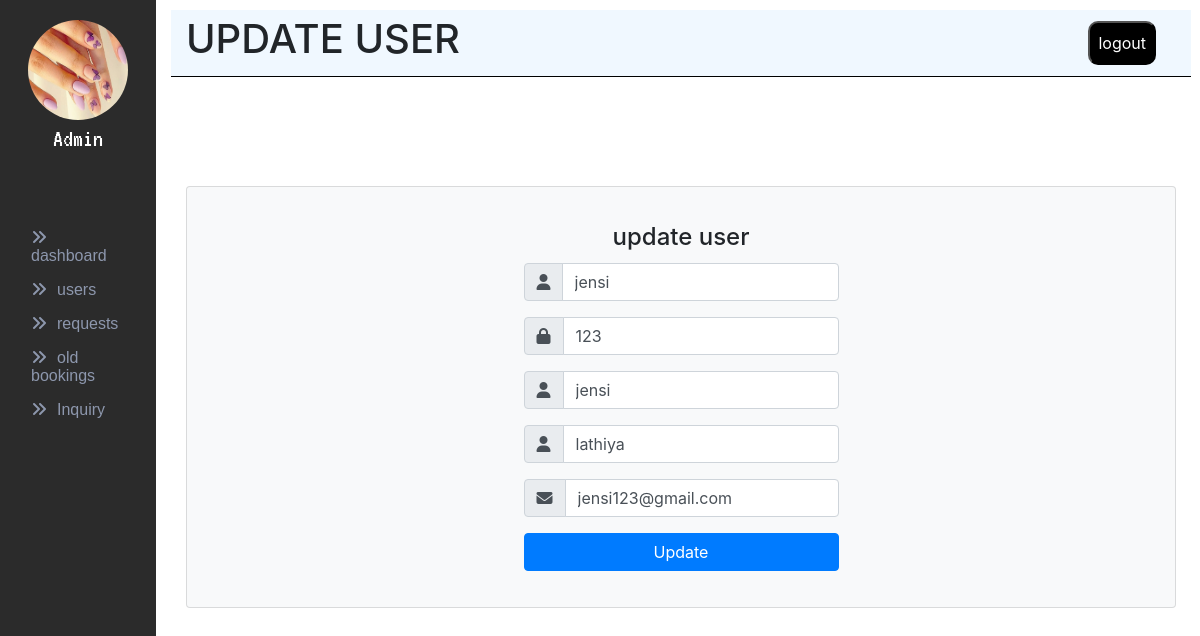
Screenshot of /admin/edit.php?edit=jensi (signed in) with the database file from the repository.
### tables this page shows
CREATE TABLE `users` (
  `username` varchar(20) NOT NULL,
  `password` varchar(20) NOT NULL,
  `firstname` varchar(20) NOT NULL,
  `lastname` varchar(20) NOT NULL,
  `email` varchar(30) NOT NULL,
  `profileimg` varchar(50) NOT NULL
);

### admin/edit.php (the view, shortened to what this page needs)
<?php
    if(isset($_SESSION["adminuser"])){
        include("config.php");
        if(isset($_GET["edit"])){
            $user = $_GET["edit"];
            $query = "select * from users where username = '$user'";
            $result = mysqli_query($con,$query);
            foreach($result as $row){
                $username = $_GET["edit"];
                $password = $row["password"];
                $first = $row["firstname"];
                $last = $row["lastname"];
                $email = $row["email"];
            }
        }
            ?>
<!DOCTYPE html>
<html lang="en">
<head>
    <link rel="stylesheet" href="users.css">
    <link rel="stylesheet" href="edit.css">
    <link href="//maxcdn.bootstrapcdn.com/bootstrap/4.0.0/css/bootstrap.min.css" rel="stylesheet" id="bootstrap-css">
    <link rel="stylesheet" href="https://use.fontawesome.com/releases/v5.0.8/css/all.css">
</head>
<body>
    <div class="content">
        <?php require("sidenav.php") ?>
        <div class="container" style="margin:0px; width:85vw;">
            <div class="header" style="width:inherit">
                <h1>UPDATE USER</h1>
                <div class="profile">
                    <button><a href="logout.php">logout</a></button>
                </div>
            </div>
            <div class="form-container">
                <div class="container" style="margin:0px;">
                    <div class="card bg-light">
                        <article class="card-body mx-auto" style="max-width: 400px;">
                            <h4 class="card-title mt-3 text-center">update user</h4>
                            <form>
                                <div class="form-group input-group">
                                    <div class="input-group-prepend">
                                        <span class="input-group-text"> <i class="fa fa-user"></i> </span>
                                    </div>
                                    <input name="username" value="<?php echo $username;  ?>" class="form-control" placeholder="Username" type="text">
                                </div>
                                <div class="form-group input-group">
                                    <div class="input-group-prepend">
                                        <span class="input-group-text"> <i class="fa fa-lock"></i> </span>
                                    </div>
                                    <input name="password" value="<?php echo $password;  ?>" class="form-control" placeholder="Password" type="text">
                                </div>
                                <div class="form-group input-group">
                                    <div class="input-group-prepend">
                                        <span class="input-group-text"> <i class="fa fa-user"></i> </span>
                                    </div>
                                    <input name="first" value="<?php echo $first;  ?>" class="form-control" placeholder="First Name" type="text">
                                </div>
                                <div class="form-group input-group">
                                    <div class="input-group-prepend">
                                        <span class="input-group-text"> <i class="fa fa-user"></i> </span>
                                    </div>
                                    <input name="last" value="<?php echo $last;  ?>" class="form-control" placeholder="Last Name" type="text">
                                </div>
                                <div class="form-group input-group">
                                    <div class="input-group-prepend">
                                        <span class="input-group-text"> <i class="fa fa-envelope"></i> </span>
                                    </div>
                                    <input name="email" class="form-control" value="<?php echo $email;  ?>" placeholder="Email" type="text">
                                </div>
                                <div class="form-group">
                                    <button type="submit" name="update" class="btn btn-primary btn-block"> Update
                                    </button>
                                </div>
                            </form>
                        </article>
                    </div>
                </div>
            </div>
        </div>
    </div>
</body>
</html>
<?php
    }
    else{
        header("location: index.php");
    }
?>

### admin/users.css (style rules this page uses)
body { margin: 0; padding: 0; box-sizing: border-box; background-color: #edf1f5; }
.content { display: flex; }
.container { padding: 10px; width: 100%; }
.header h1 { margin-left: 10px; }

### admin/edit.css (style rules this page uses)
.form-container { display: flex; justify-content: center; align-items: center; width: inherit; height: 80vh; }

### admin/nav.css (style rules this page uses)
body { overflow-x: hidden; }

### rows the page displays
users: password "123", first "jensi", last "lathiya", email "jensi123@gmail.com"
